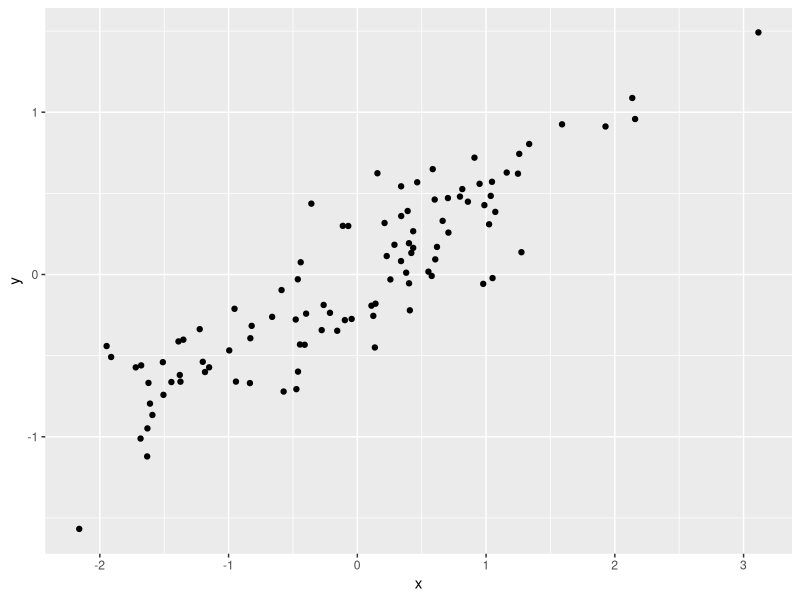
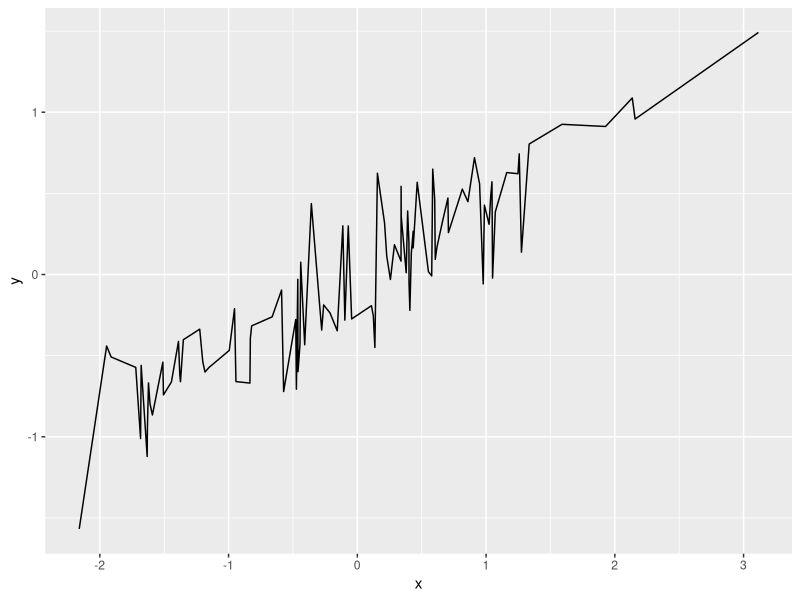
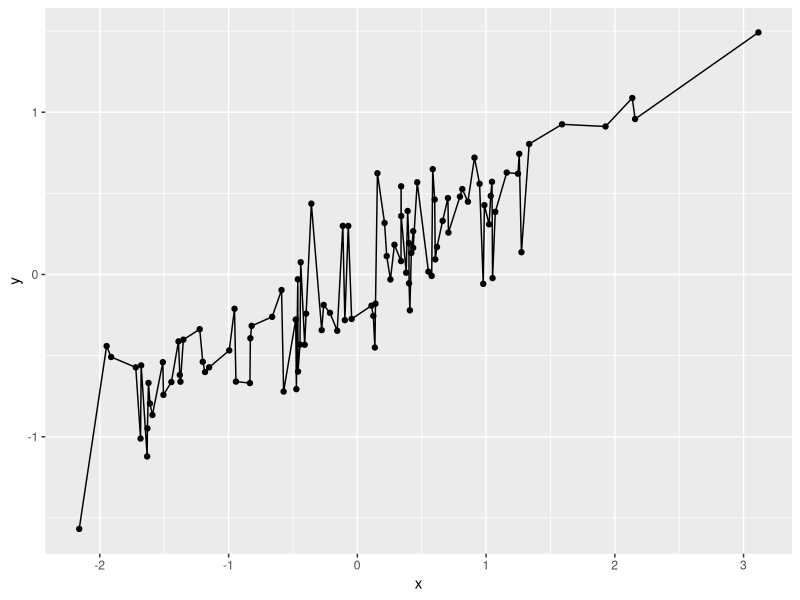
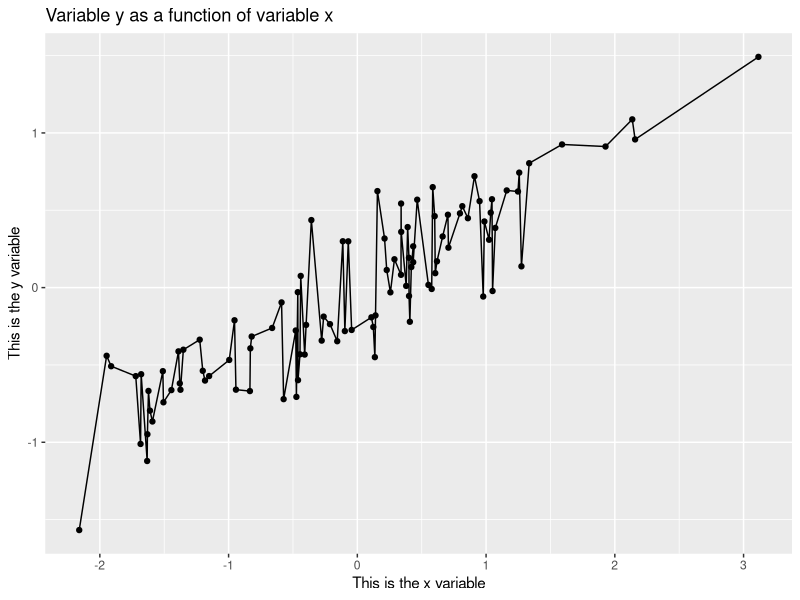
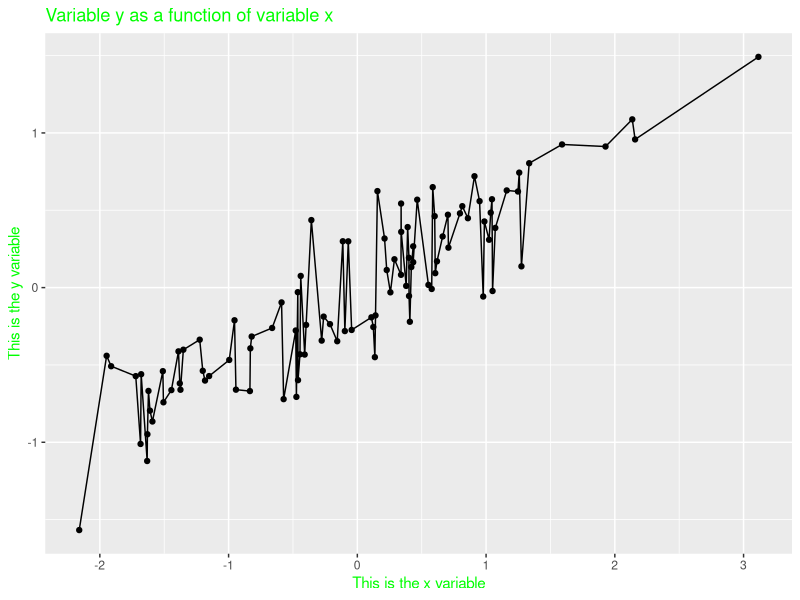
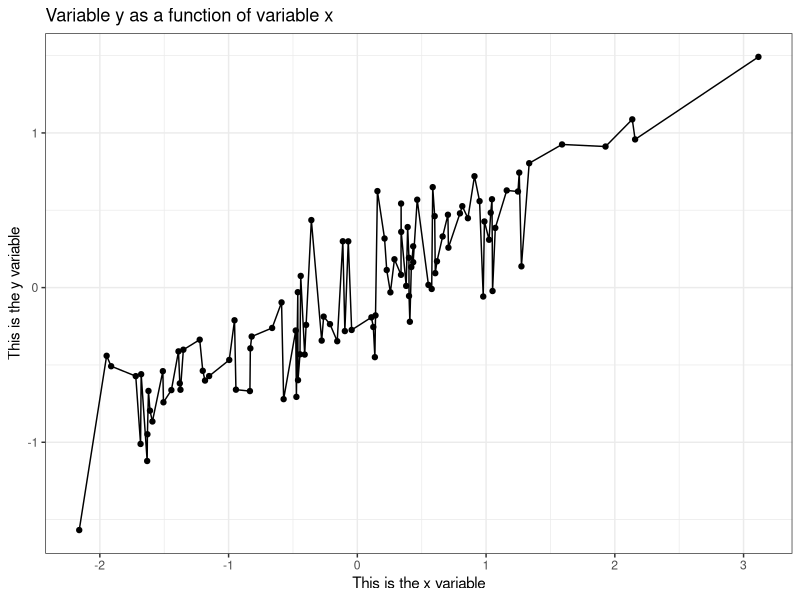
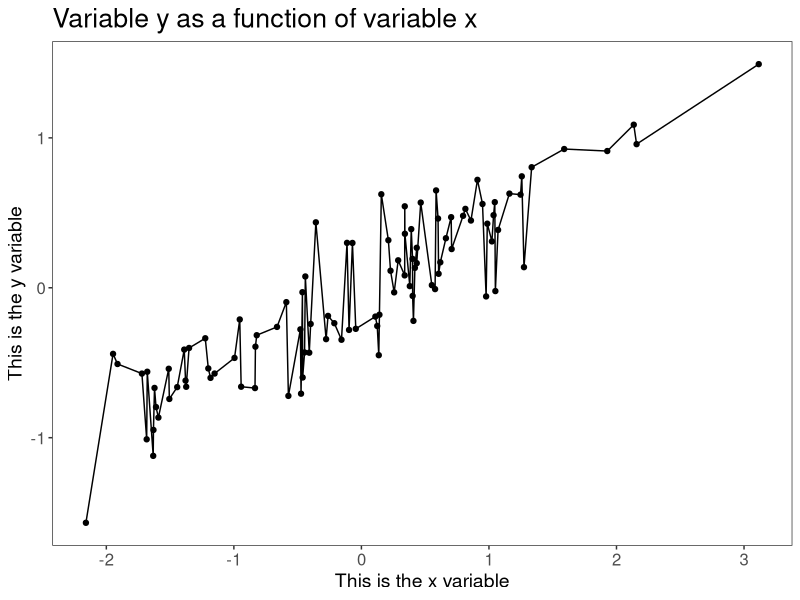
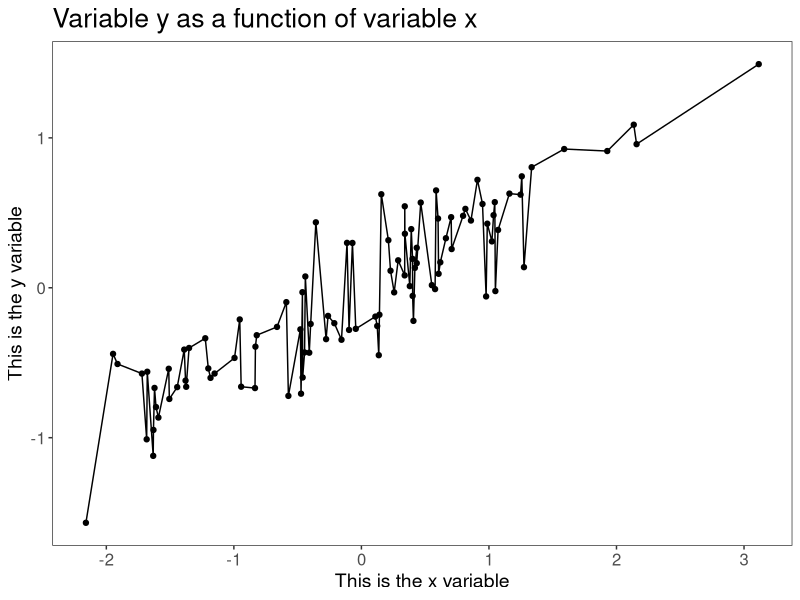

R code for these plots, in order:
## ---- chunk 1
library(ggplot2)
library(grid)
library(gridExtra)
## ---- chunk 2
x = rnorm(100)
y = 0.5*x + rnorm(100)*0.25

df.xy = data.frame(x=x, y=y)

ggplot(data = df.xy, mapping = aes(x=x, y=y)) + geom_point()
## ---- chunk 3
ggplot(data = df.xy, mapping = aes(x=x, y=y)) + geom_line()
## ---- chunk 4
ggplot(df.xy, aes(x=x, y=y)) + 
  geom_point() + 
  geom_line()
## ---- chunk 5
ggplot(df.xy, aes(x=x, y=y)) + 
  geom_point() + 
  geom_line() +
  ggtitle("Variable y as a function of variable x")+
  xlab("This is the x variable") +
  ylab("This is the y variable")
## ---- chunk 6
ggplot(df.xy, aes(x=x, y=y)) + 
  geom_point() + 
  geom_line() +
  ggtitle("Variable y as a function of variable x")+
  xlab("This is the x variable") +
  ylab("This is the y variable") +
  theme(title = element_text(color="green"))
## ---- chunk 7
ggplot(df.xy, aes(x=x, y=y)) + 
  geom_point() + 
  geom_line() +
  ggtitle("Variable y as a function of variable x")+
  xlab("This is the x variable") +
  ylab("This is the y variable") + 
  theme_bw()
## ---- chunk 8
ggplot(df.xy, aes(x=x, y=y)) + 
  geom_point() + 
  geom_line() +
  ggtitle("Variable y as a function of variable x")+
  xlab("This is the x variable") +
  ylab("This is the y variable") + 
  theme_bw() + 
  theme(panel.grid = element_blank(), 
        axis.text = element_text(size=12),
        title = element_text(size=16),
        axis.title = element_text(size=14))
## ---- chunk 9
eds_theme <- theme_bw() + 
  theme(panel.grid = element_blank(), 
        axis.text = element_text(size=12),
        title = element_text(size=16),
        axis.title = element_text(size=14))

ggplot(df.xy, aes(x=x, y=y)) + 
  geom_point() + 
  geom_line() +
  ggtitle("Variable y as a function of variable x")+
  xlab("This is the x variable") +
  ylab("This is the y variable") + 
  eds_theme
## ---- chunk 10
ggplot(df.xy, aes(x=x, y=y)) + 
  geom_point(aes(color=y, size=y)) + 
  eds_theme
## ---- chunk 11
ggplot(df.xy, aes(x=x, y=y)) + 
  geom_point(color="red", size=6) + 
  eds_theme
## ---- chunk 12
ggplot(df.xy, aes(x=x, y=y)) + 
  geom_point(color="navy", size=10, alpha=0.5, shape=22, fill="steelblue") + 
  geom_line(color="green", size=2, linetype="dotdash", alpha=0.5) +
  eds_theme
## ---- chunk 13
library(gridExtra)

hx <- ggplot(df.xy, aes(x=x)) + 
  geom_histogram(fill='green') + 
  theme_bw()

hy <- ggplot(df.xy, aes(x=y)) + 
  geom_histogram(fill='purple') + 
  theme_bw()

xy <- ggplot(df.xy, aes(x=x, y=y)) + 
  geom_point(color="red", size=6) + 
  theme_bw()

grid.arrange(hx,hy,xy,ncol=3)
## ---- chunk 14
hx <- ggplot(df.xy, aes(x=x)) + 
  geom_histogram(fill='green') + 
  theme_bw()

hy <- ggplot(df.xy, aes(x=y)) + 
  geom_histogram(fill='purple') + 
  coord_flip() +                              # this flips the histogram sideways.
  theme_bw()

xy <- ggplot(df.xy, aes(x=x, y=y)) + 
  geom_point(color="red", size=3) + 
  theme_bw()

grid.arrange(hx,
             grid.rect(gp=gpar(col="white")),  # this is just a white blank.
             xy,
             hy, 
             ncol=2)
